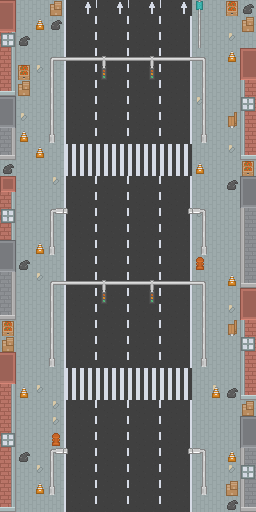

A 2D game scene composited from a Tiled map and its tileset images. What follows is a short description and the map's XML, with every tile layer's data as written:
An orthogonal 16x32 tile map with 16x16 px tiles, 4 tile layers (road, lights, trash, windows).

<map version="1.10" tiledversion="1.11.2" orientation="orthogonal" renderorder="right-down" width="16" height="32" tilewidth="16" tileheight="16" infinite="0" nextlayerid="5" nextobjectid="1">
 <tileset firstgid="1" name="gallery-shoot-packed" tilewidth="16" tileheight="16" tilecount="1036" columns="37">
  <image source="tilemap_packed.png" width="592" height="448" />
 </tileset>
 <layer id="1" name="road" width="16" height="32">
  <data encoding="csv">
742,742,742,742,796,787,788,787,788,787,788,795,742,742,742,742,
742,742,742,742,796,787,788,787,788,787,788,795,742,742,742,742,
742,742,742,742,796,787,788,787,788,787,788,795,742,742,778,742,
742,742,742,742,796,787,788,787,788,787,788,795,742,742,742,742,
742,742,778,742,796,787,788,787,788,787,788,795,742,742,742,742,
742,742,742,742,796,787,788,787,788,787,788,795,742,742,742,742,
742,742,742,742,796,787,788,787,788,787,788,795,778,742,742,742,
742,778,742,742,796,787,788,787,788,787,788,795,742,742,742,742,
742,742,742,742,796,787,788,787,788,787,788,795,742,742,742,742,
742,742,742,742,827,827,827,827,827,827,827,827,742,742,778,742,
742,742,742,742,827,827,827,827,827,827,827,827,742,742,742,742,
742,742,742,778,796,787,788,787,788,787,788,795,742,742,742,742,
742,742,742,742,796,787,788,787,788,787,788,795,742,742,742,742,
742,742,742,742,796,787,788,787,788,787,788,795,778,742,742,742,
742,742,742,742,796,787,788,787,788,787,788,795,742,742,742,742,
742,742,742,742,796,787,788,787,788,787,788,795,742,742,742,742,
742,742,742,742,796,787,788,787,788,787,788,795,742,742,742,742,
742,742,778,742,796,787,788,787,788,787,788,795,742,742,742,742,
742,742,742,742,796,787,788,787,788,787,788,795,742,742,742,742,
778,742,742,742,796,787,788,787,788,787,788,795,742,742,778,742,
742,742,742,742,796,787,788,787,788,787,788,795,742,742,742,742,
742,742,742,742,796,787,788,787,788,787,788,795,742,742,742,742,
742,742,742,742,796,787,788,787,788,787,788,795,742,742,742,742,
742,742,742,742,827,827,827,827,827,827,827,827,742,742,742,778,
742,742,778,742,827,827,827,827,827,827,827,827,742,778,742,742,
742,742,742,778,796,787,788,787,788,787,788,795,742,742,742,742,
742,742,742,778,796,787,788,787,788,787,788,795,742,742,742,742,
742,742,742,742,796,787,788,787,788,787,788,795,742,742,742,742,
742,742,742,742,796,787,788,787,788,787,788,795,742,742,742,742,
742,742,778,742,796,787,788,787,788,787,788,795,742,742,778,742,
742,742,742,742,796,787,788,787,788,787,788,795,742,742,742,742,
742,742,742,742,796,787,788,787,788,787,788,795,742,742,742,742
</data>
 </layer>
 <layer id="2" name="lights" width="16" height="32">
  <data encoding="csv">
2,0,0,0,0,0,0,0,0,0,0,0,528,0,0,0,
39,0,0,0,0,0,0,0,0,0,0,0,604,0,0,0,
409,0,0,0,0,0,0,0,0,0,0,0,604,0,0,0,
409,0,0,523,562,562,561,562,562,561,562,562,526,0,0,1,
409,0,0,632,0,0,521,0,0,521,0,0,631,0,0,38,
446,0,0,632,0,0,0,0,0,0,0,0,631,0,0,408,
10,0,0,632,0,0,0,0,0,0,0,0,631,0,0,408,
47,0,0,632,0,0,0,0,0,0,0,0,631,0,0,408,
413,0,0,669,0,0,0,0,0,0,0,0,668,0,0,408,
450,0,0,0,0,0,0,0,0,0,0,0,0,0,0,445,
0,0,0,0,0,0,0,0,0,0,0,0,0,0,0,0,
113,0,0,0,0,0,0,0,0,0,0,0,0,0,0,9,
409,0,0,0,0,0,0,0,0,0,0,0,0,0,0,46,
409,0,0,595,599,0,0,0,0,0,0,597,594,0,0,412,
409,0,0,632,0,0,0,0,0,0,0,0,631,0,0,412,
10,0,0,669,0,0,0,0,0,0,0,0,668,0,0,412,
47,0,0,0,0,0,0,0,0,0,0,0,534,0,0,412,
413,0,0,523,562,562,561,562,562,561,562,562,526,0,0,449,
413,0,0,632,0,0,521,0,0,521,0,0,631,0,0,1,
450,0,0,632,0,0,0,0,0,0,0,0,631,0,0,38,
0,0,0,632,0,0,0,0,0,0,0,0,631,0,0,408,
0,0,0,632,0,0,0,0,0,0,0,0,631,0,0,408,
2,0,0,669,0,0,0,0,0,0,0,0,668,0,0,408,
39,0,0,0,0,0,0,0,0,0,0,0,0,0,0,408,
409,0,0,0,0,0,0,0,0,0,0,0,0,0,0,445,
409,0,0,0,0,0,0,0,0,0,0,0,0,0,0,0,
409,0,0,0,0,0,0,0,0,0,0,0,0,0,0,9,
409,0,0,534,0,0,0,0,0,0,0,0,0,0,0,46,
409,0,0,595,599,0,0,0,0,0,0,597,594,0,0,412,
409,0,0,632,0,0,0,0,0,0,0,0,631,0,0,412,
409,0,0,669,0,0,0,0,0,0,0,0,668,0,0,412,
446,0,0,0,0,0,0,0,0,0,0,0,0,0,0,449
</data>
 </layer>
 <layer id="4" name="trash" width="16" height="32">
  <data encoding="csv">
0,0,0,644,0,797,0,797,0,797,0,797,0,0,677,495,
0,0,681,495,0,0,0,0,0,0,0,0,0,0,0,644,
0,495,0,0,0,0,0,0,0,0,0,0,0,0,0,0,
0,0,0,0,0,0,0,0,0,0,0,0,0,0,681,0,
0,677,0,0,0,0,0,0,0,0,0,0,0,0,0,0,
0,644,0,0,0,0,0,0,0,0,0,0,0,0,0,0,
0,0,0,0,0,0,0,0,0,0,0,0,0,0,0,0,
0,0,0,0,0,0,0,0,0,0,0,0,0,0,536,0,
0,681,0,0,0,0,0,0,0,0,0,0,0,0,0,0,
0,0,681,0,0,0,0,0,0,0,0,0,0,0,0,0,
495,0,0,0,0,0,0,0,0,0,0,0,681,0,0,677,
0,0,0,0,0,0,0,0,0,0,0,0,0,0,495,0,
0,0,0,0,0,0,0,0,0,0,0,0,0,0,0,0,
0,0,0,0,0,0,0,0,0,0,0,0,0,0,0,0,
0,0,0,0,0,0,0,0,0,0,0,0,0,0,0,0,
0,0,681,0,0,0,0,0,0,0,0,0,0,0,0,0,
0,495,0,0,0,0,0,0,0,0,0,0,0,0,0,0,
0,0,0,0,0,0,0,0,0,0,0,0,0,0,681,0,
0,0,0,0,0,0,0,0,0,0,0,0,0,0,0,0,
0,0,0,0,0,0,0,0,0,0,0,0,0,0,0,0,
677,0,0,0,0,0,0,0,0,0,0,0,0,0,536,0,
644,0,0,0,0,0,0,0,0,0,0,0,0,0,0,0,
0,0,0,0,0,0,0,0,0,0,0,0,0,0,0,0,
0,0,0,0,0,0,0,0,0,0,0,0,0,0,0,0,
0,681,0,0,0,0,0,0,0,0,0,0,0,681,495,0,
0,0,0,0,0,0,0,0,0,0,0,0,0,0,0,644,
0,0,0,0,0,0,0,0,0,0,0,0,0,0,0,0,
0,0,0,0,0,0,0,0,0,0,0,0,0,0,0,0,
0,495,0,0,0,0,0,0,0,0,0,0,0,0,681,0,
0,0,0,0,0,0,0,0,0,0,0,0,0,0,0,0,
0,0,681,0,0,0,0,0,0,0,0,0,0,0,644,0,
0,0,0,0,0,0,0,0,0,0,0,0,0,0,495,0
</data>
 </layer>
 <layer id="3" name="windows" width="16" height="32">
  <data encoding="csv">
0,0,0,0,0,0,0,0,0,0,0,0,0,0,0,0,
0,0,0,0,0,0,0,0,0,0,0,0,0,0,0,0,
731,0,0,0,0,0,0,0,0,0,0,0,0,0,0,0,
0,0,0,0,0,0,0,0,0,0,0,0,0,0,0,0,
0,0,0,0,0,0,0,0,0,0,0,0,0,0,0,0,
0,0,0,0,0,0,0,0,0,0,0,0,0,0,0,0,
0,0,0,0,0,0,0,0,0,0,0,0,0,0,0,731,
0,0,0,0,0,0,0,0,0,0,0,0,0,0,0,0,
0,0,0,0,0,0,0,0,0,0,0,0,0,0,0,0,
0,0,0,0,0,0,0,0,0,0,0,0,0,0,0,0,
0,0,0,0,0,0,0,0,0,0,0,0,0,0,0,0,
0,0,0,0,0,0,0,0,0,0,0,0,0,0,0,0,
0,0,0,0,0,0,0,0,0,0,0,0,0,0,0,0,
731,0,0,0,0,0,0,0,0,0,0,0,0,0,0,0,
0,0,0,0,0,0,0,0,0,0,0,0,0,0,0,0,
0,0,0,0,0,0,0,0,0,0,0,0,0,0,0,0,
0,0,0,0,0,0,0,0,0,0,0,0,0,0,0,0,
0,0,0,0,0,0,0,0,0,0,0,0,0,0,0,0,
0,0,0,0,0,0,0,0,0,0,0,0,0,0,0,0,
0,0,0,0,0,0,0,0,0,0,0,0,0,0,0,0,
0,0,0,0,0,0,0,0,0,0,0,0,0,0,0,0,
0,0,0,0,0,0,0,0,0,0,0,0,0,0,0,731,
0,0,0,0,0,0,0,0,0,0,0,0,0,0,0,0,
0,0,0,0,0,0,0,0,0,0,0,0,0,0,0,0,
0,0,0,0,0,0,0,0,0,0,0,0,0,0,0,0,
0,0,0,0,0,0,0,0,0,0,0,0,0,0,0,0,
0,0,0,0,0,0,0,0,0,0,0,0,0,0,0,0,
731,0,0,0,0,0,0,0,0,0,0,0,0,0,0,0,
0,0,0,0,0,0,0,0,0,0,0,0,0,0,0,0,
0,0,0,0,0,0,0,0,0,0,0,0,0,0,0,731,
0,0,0,0,0,0,0,0,0,0,0,0,0,0,0,0,
0,0,0,0,0,0,0,0,0,0,0,0,0,0,0,0
</data>
 </layer>
</map>
